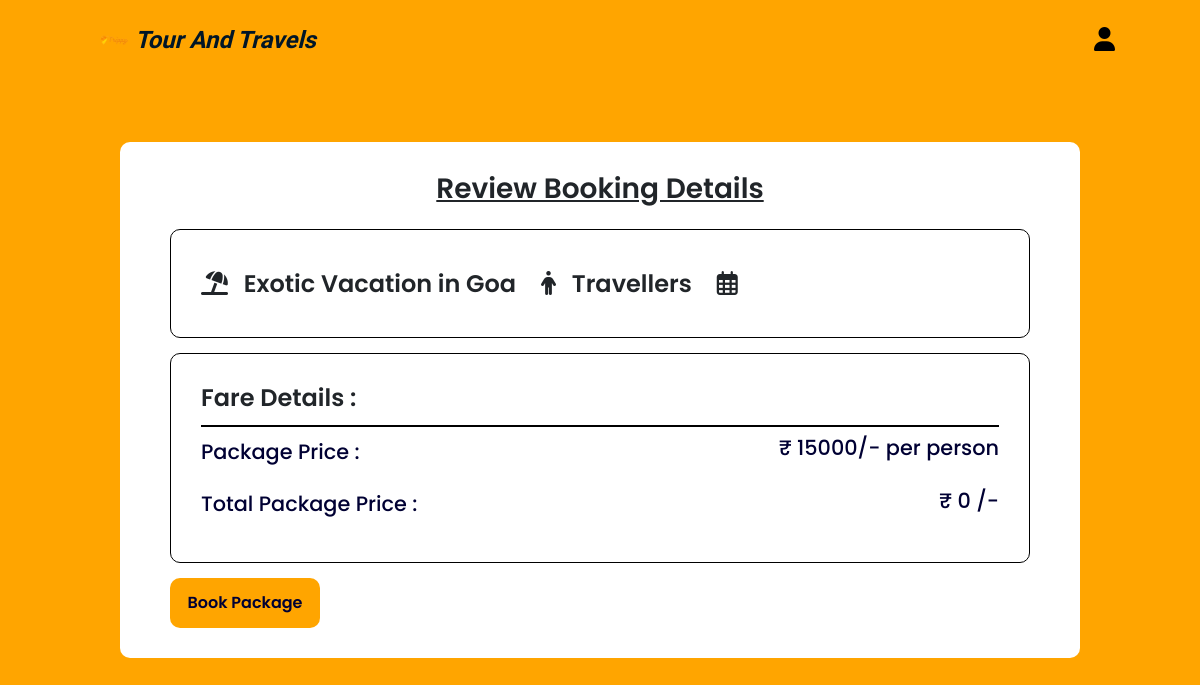
Before: /reviewbookingpage.php?id=8 (signed in) with the older database file.
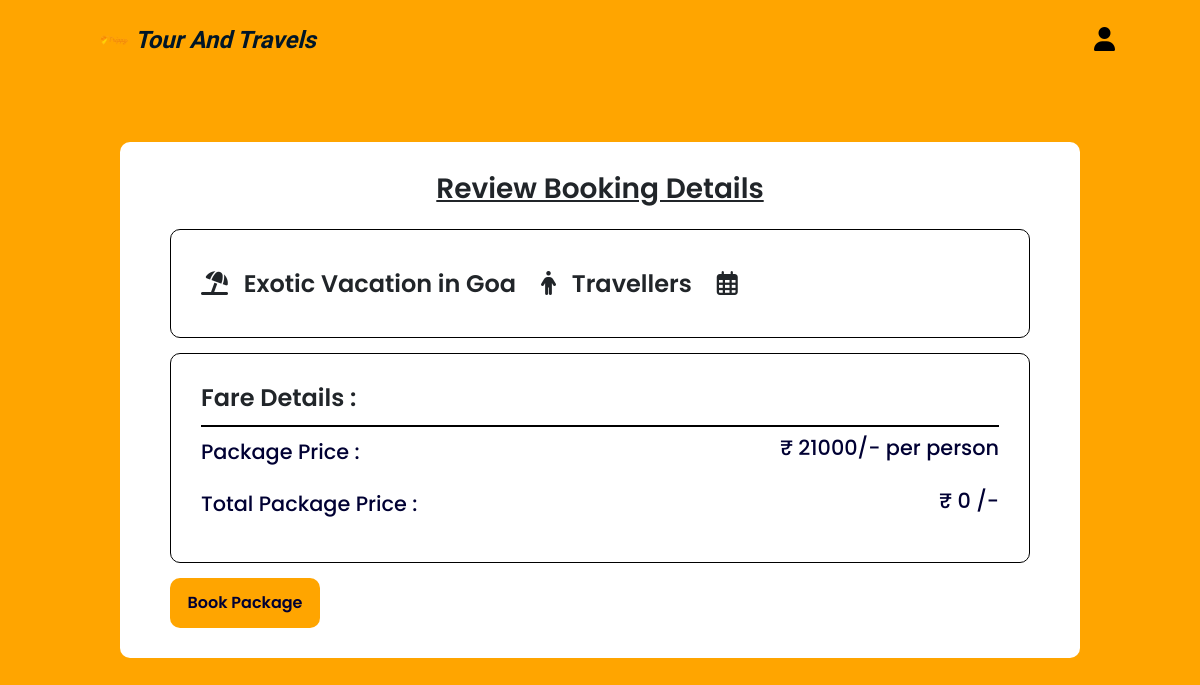
After: the same page with the newer database file.
### tables this page shows
CREATE TABLE `package_info` (
  `id` int(10) NOT NULL,
  `package_name` varchar(100) NOT NULL,
  `package_price` varchar(100) NOT NULL,
  `day` varchar(10) NOT NULL,
  `night` varchar(100) NOT NULL,
  `package_image` varchar(100) NOT NULL,
  `classification` varchar(100) NOT NULL,
  `category` varchar(100) NOT NULL,
  `location` varchar(100) NOT NULL,
  `package_desc` varchar(10000) NOT NULL
);

### reviewbookingpage.php (the view, shortened to what this page needs)
<!DOCTYPE html>
<html lang="en">
<head>
    <link rel="stylesheet" href="css files/reviewbook.css">
    <link href="https://cdn.jsdelivr.net/npm/bootstrap@5.0.2/dist/css/bootstrap.min.css" rel="stylesheet"
>
</head>
<body>
    <nav>
        <div class="main-nav">
            <div class="logo">
                <img src="image assets/logo.png" alt="">
                <a href="home.php" id="homelink">Tour And Travels</a>
            </div>
            <li><a href="user profile/profile.php" class="profile"><i class="fa-solid fa-user"></i></a></li>
        </div>
    </nav>
    <div id="main">
        <div class="section">
            <h3>Review Booking Details</h3>
            <?php
            $connect=mysqli_connect("localhost","root","","tour_and_travels");
            $packid=$_GET['id'];
            $select="SELECT * FROM package_info where id='$packid'";
            $result=$connect->query($select);
            $data=$result->fetch_assoc();
            $tquantity=$_SESSION['temp_data']['quantity'];
            $tdate=$_SESSION['temp_data']['date'];
            $pack_price=$data['package_price'];
            $total_price=$pack_price*$tquantity;
         ?>
            <div class="package-info">
                <h4 class="details"><i class="fa-solid fa-umbrella-beach"></i> <?php echo $data['package_name']; ?></h4>
                <h4 class="details"><i class="fa-solid fa-person"></i> <?php echo $tquantity?> Travellers</h4>
                <h4 class="details"><i class="fa-regular fa-calendar-days"></i> <?php echo $tdate?></h4>
            </div>
            <div class="payment-info">
                <h4>Fare Details :</h4>
                <div class="line"></div>
                <div class="pprice">
                    <h5>Package Price : </h5>
                    <p>₹ <?php echo $data['package_price']; ?>/- per person</p>
                </div>
                <div class="pprice">
                    <h5>Total Package Price : </h5>
                    <p>₹ <?php echo $total_price?> /-</p>
                </div>
            </div>
            <a href="javascript:void(0)" data-packageid="<?php echo $data['id']; ?>" data-packagename="<?php echo $data['package_name']; ?>" data-amount="<?php echo $total_price ?>" id="bookpck">Book Package</a>
        </div>
    </div>
</body>
</html>

Changed rows visible on the page:
changed package_info "Exotic Vacation in Goa": package_price "15000" → "21000"
